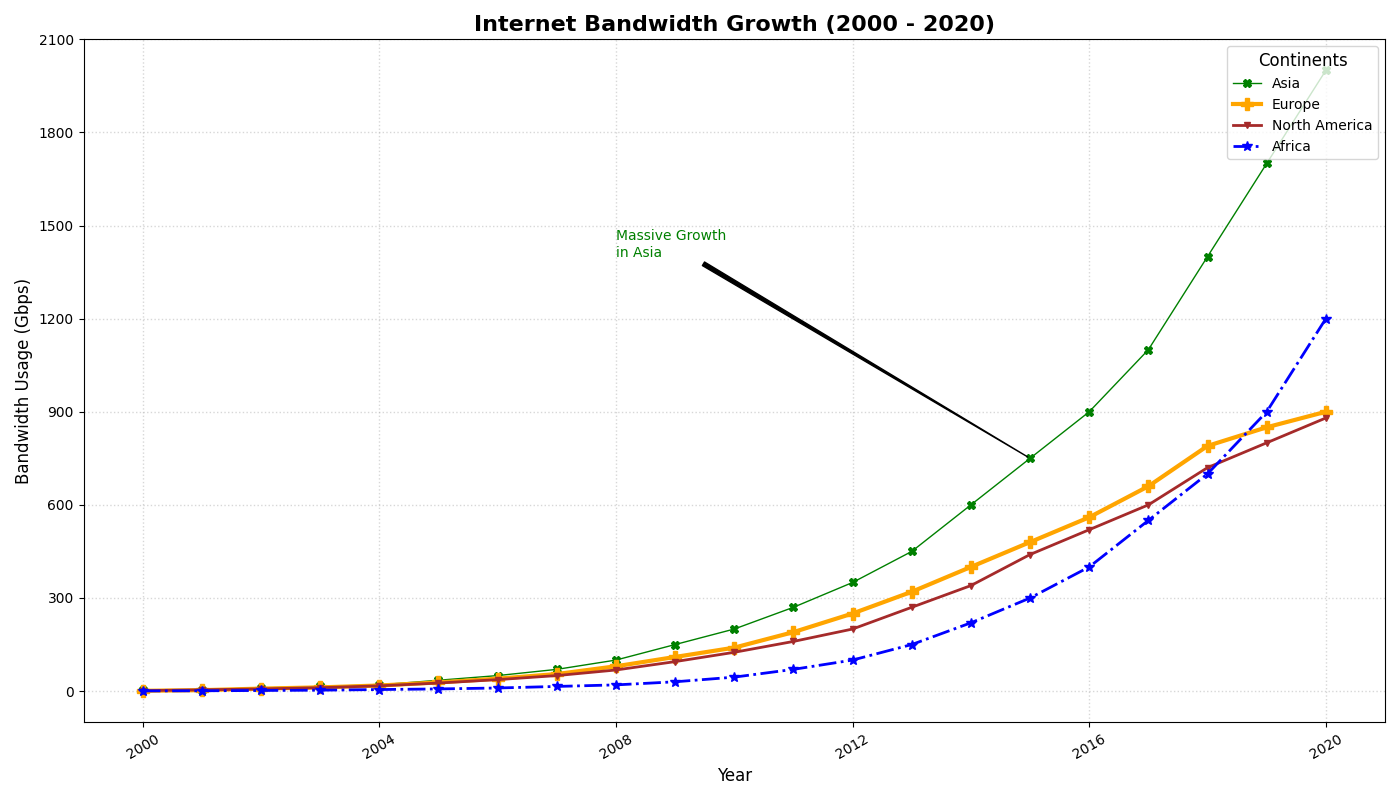

This chart was generated by the following Python code:
import matplotlib.pyplot as plt
import numpy as np
from datetime import datetime

years = np.arange(2000, 2021)

asia_bandwidth = np.array([2, 5, 10, 15, 20, 35, 50, 70, 100, 150, 200, 270, 350, 450, 600, 750, 900, 1100, 1400, 1700, 2000])
europe_bandwidth = np.array([1, 3, 8, 12, 18, 28, 40, 55, 80, 110, 140, 190, 250, 320, 400, 480, 560, 660, 790, 850, 900])
north_america_bandwidth = np.array([1.5, 4, 7, 11, 17, 26, 37, 50, 68, 95, 125, 160, 200, 270, 340, 440, 520, 600, 720, 800, 880])
africa_bandwidth = np.array([0.5, 1, 2, 3, 5, 7, 10, 15, 20, 30, 45, 70, 100, 150, 220, 300, 400, 550, 700, 900, 1200])

plt.figure(figsize=(14, 8))

plt.plot(years, asia_bandwidth, label='Asia', color='green', linewidth=1, marker='X', markersize=6)
plt.plot(years, europe_bandwidth, label='Europe', color='orange', linewidth=3, marker='P', markersize=8)
plt.plot(years, north_america_bandwidth, label='North America', color='brown', linewidth=2, marker='v', markersize=5)
plt.plot(years, africa_bandwidth, label='Africa', color='blue', linewidth=2, linestyle='-.', marker='*', markersize=7)

plt.title('Internet Bandwidth Growth (2000 - 2020)', fontsize=16, fontweight='bold')
plt.xlabel('Year', fontsize=12)
plt.ylabel('Bandwidth Usage (Gbps)', fontsize=12)

plt.legend(title="Continents", fontsize=10, title_fontsize=12, loc='upper right')

plt.grid(True, linestyle=':', linewidth=1, alpha=0.5)
plt.xticks(np.arange(2000, 2021, 4), rotation=30)
plt.yticks(np.arange(0, 2201, 300))

plt.annotate('Massive Growth\nin Asia', xy=(2015, 750), xytext=(2008, 1400),
             arrowprops=dict(facecolor='black', arrowstyle='wedge'), fontsize=10, color='green')

plt.tight_layout()

plt.show()
